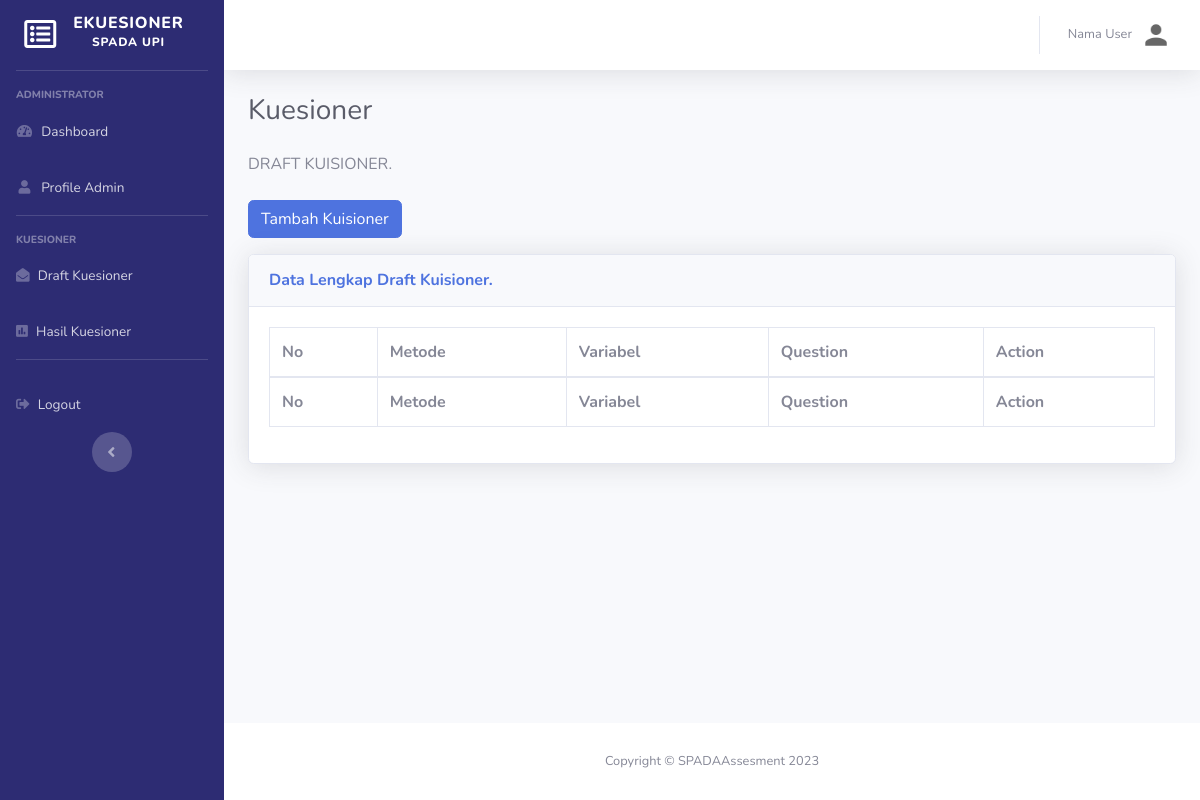
/index.php/user/draft_kuesioner, run on an earlier commit of the app's database.
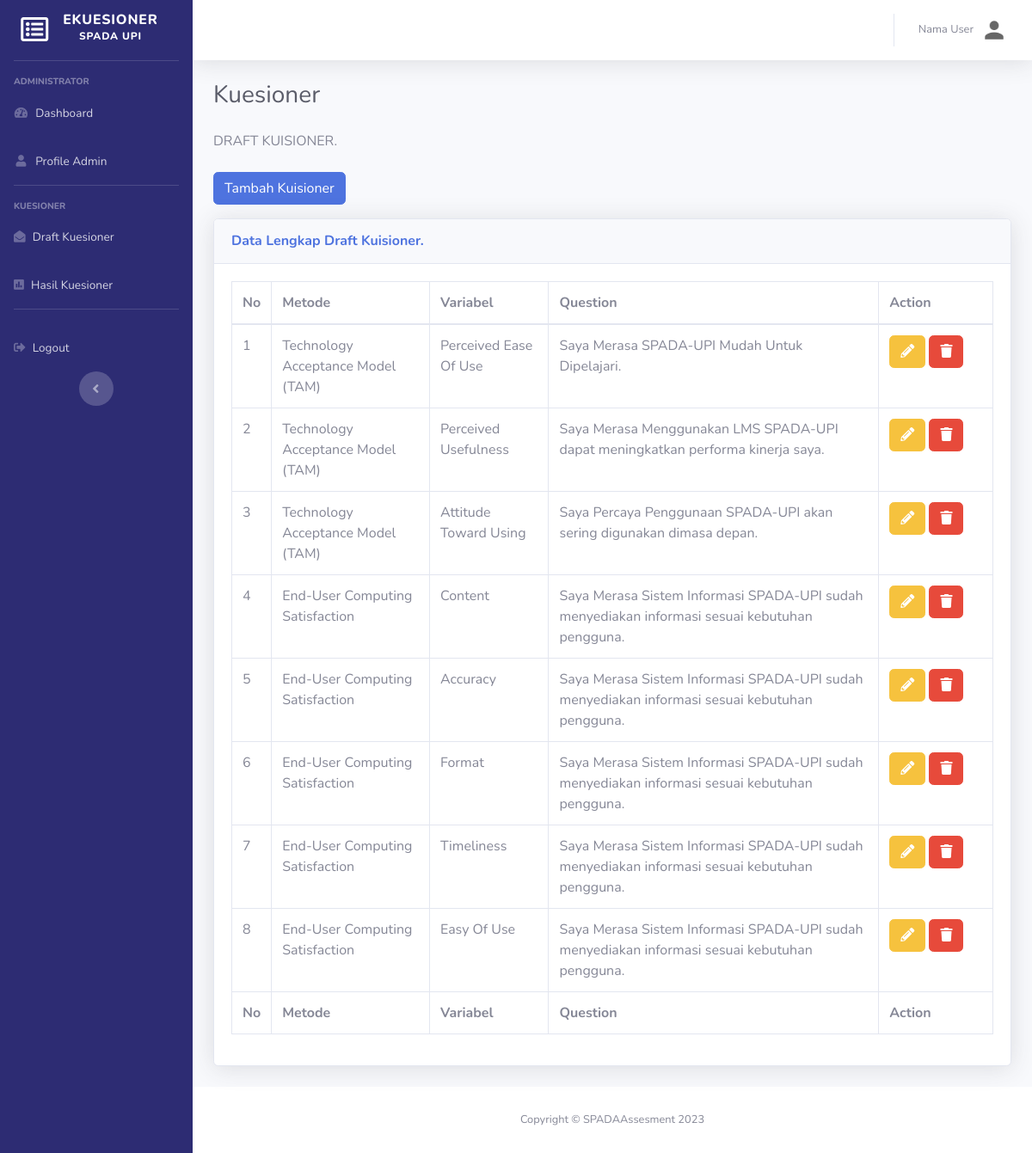
And on a later commit of the database.
### tables this page shows
CREATE TABLE `questioners` (
  `id` int(11) NOT NULL,
  `questioner_text` text DEFAULT NULL,
  `topic_id` int(11) DEFAULT NULL,
  `created_at` timestamp NOT NULL DEFAULT current_timestamp()
);

CREATE TABLE `topics` (
  `id` int(11) NOT NULL,
  `title` varchar(255) NOT NULL,
  `sub_title` varchar(50) DEFAULT NULL,
  `created_at` timestamp NOT NULL DEFAULT current_timestamp()
);

### application/controllers/User.php (called while the page is built, shortened)
<?php
class User extends CI_Controller
{
    public function __construct()
    {
        $this->load->library('form_validation');
        $this->load->model('Question_model');
        $this->load->model('Answer_model');
    }
    public function draft_kuesioner()
    {
        $data['title'] = 'Kuesioner';
        $data['user'] = $this->db->get_where('users', ['email' => $this->session->userdata('email')])->row_array();
        $data['questions'] = $this->Question_model->ViewQuestion();
        $this->load->view('templates/admin-header', $data);
        $this->load->view('templates/sidebar', $data);
        $this->load->view('templates/topbar', $data);
        $this->load->view('user/draft_kuesioner', $data);
        $this->load->view('templates/footer');
    }
}

### index.php (called while the page is built, shortened)
<?php
require_once BASEPATH.'core/CodeIgniter.php';

### application/models/Question_model.php (called while the page is built, shortened)
<?php
class Question_model extends CI_Model
{
    public function ViewQuestion()
    {
        $question = $this->_getQuestion();
        return $question;
    }
    private function _getQuestion()
    {
        $this->db->select('questioners.questioner_text, questioners.id, topics.title, topics.sub_title');
        $this->db->from('questioners');
        $this->db->join('topics', 'questioners.topic_id = topics.id');
        $query = $this->db->get();
        return $query->result();
    }
}

### application/views/user/draft_kuesioner.php (the view)
<div class="container-fluid">
    <h1 class="h3 mb-4 text-gray-800"><?= $title; ?></h1>
    <p class="mb-4">DRAFT KUISIONER</a>.</p>
    <a href="#" class="btn btn-primary mb-3">Tambah Kuisioner</a>
    <div class="card shadow mb-4">
        <div class="card-header py-3">
            <h6 class="m-0 font-weight-bold text-primary">Data Lengkap Draft Kuisioner.</h6>
        </div>
        <div class="card-body">
            <div class="table-responsive">
                <table class="table table-bordered" id="dataTable" width="100%" cellspacing="0">
                    <thead>
                        <tr>
                            <th>No</th>
                            <th>Metode</th>
                            <th>Variabel</th>
                            <th>Question</th>
                            <th>Action</th>
                        </tr>
                    </thead>
                    <tfoot>
                        <tr>
                            <th>No</th>
                            <th>Metode</th>
                            <th>Variabel</th>
                            <th>Question</th>
                            <th>Action</th>
                        </tr>
                    </tfoot>
                    <tbody>
                        <?php $no = 1;
                        foreach ($questions as $key => $value) : ?>
                            <tr>
                                <td><?= $no++ ?></td>
                                <td><?= $value->title ?></td>
                                <td><?= $value->sub_title ?></td>
                                <td><?= $value->questioner_text ?></td>
                                <td width="15%">
                                    <a href="#" class="btn btn-warning btn-small"> <i class="fas fa-pencil-alt"></i> </a>
                                    <a href="#" class="btn btn-danger btn-small"><i class="fas fa-trash"></i> </a>
                                </td>
                            </tr>
                        <?php endforeach ?>
                    </tbody>
                </table>
            </div>
        </div>
    </div>
</div>

What changed in the data, as far as the page shows it:
added questioners: topic.title "Technology Acceptance Model (TAM)", topic.sub_title "Perceived Ease Of Use", questioner_text "Saya Merasa SPADA-UPI Mudah Untuk Dipelajari."
added questioners: topic.title "Technology Acceptance Model (TAM)", topic.sub_title "Perceived Usefulness", questioner_text "Saya Merasa Menggunakan LMS SPADA-UPI dapat meningkatkan performa kinerja saya."
added questioners: topic.title "Technology Acceptance Model (TAM)", topic.sub_title "Attitude Toward Using", questioner_text "Saya Percaya Penggunaan SPADA-UPI akan sering digunakan dimasa depan."
added questioners: topic.title "End-User Computing Satisfaction", topic.sub_title "Content", questioner_text "Saya Merasa Sistem Informasi SPADA-UPI sudah menyediakan informasi sesuai kebutuhan pengguna."
added questioners: topic.title "End-User Computing Satisfaction", topic.sub_title "Accuracy", questioner_text "Saya Merasa Sistem Informasi SPADA-UPI sudah menyediakan informasi sesuai kebutuhan pengguna."
added questioners: topic.title "End-User Computing Satisfaction", topic.sub_title "Format", questioner_text "Saya Merasa Sistem Informasi SPADA-UPI sudah menyediakan informasi sesuai kebutuhan pengguna."
added questioners: topic.title "End-User Computing Satisfaction", topic.sub_title "Timeliness", questioner_text "Saya Merasa Sistem Informasi SPADA-UPI sudah menyediakan informasi sesuai kebutuhan pengguna."
added questioners: topic.title "End-User Computing Satisfaction", topic.sub_title "Easy Of Use", questioner_text "Saya Merasa Sistem Informasi SPADA-UPI sudah menyediakan informasi sesuai kebutuhan pengguna."
